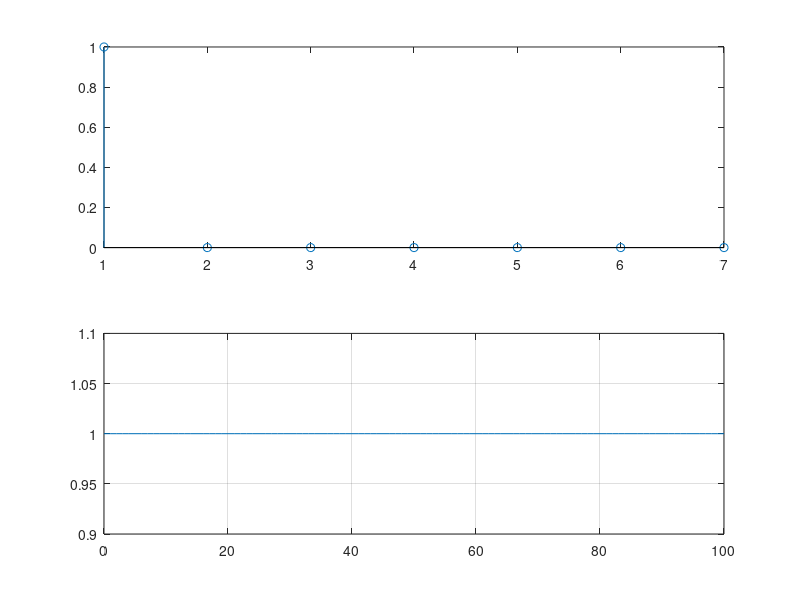

The MATLAB source for this figure:
clc;
clear;
close;
x=[1,zeros(1,6)];
subplot(2,1,1);
stem(x);
N=length(x);



%to find dtft of the given input sequence
xk=0;

for w=0:100
    xk(w+1)=0;
    for n=0:N-1
        xk(w+1)=xk(w+1)+x(n+1)*exp(-j*w*n);
    end
end
disp('the output sequence is');
disp(xk);


n1=0:100;
subplot(2,1,2);
plot(n1,abs(xk));
grid on;
